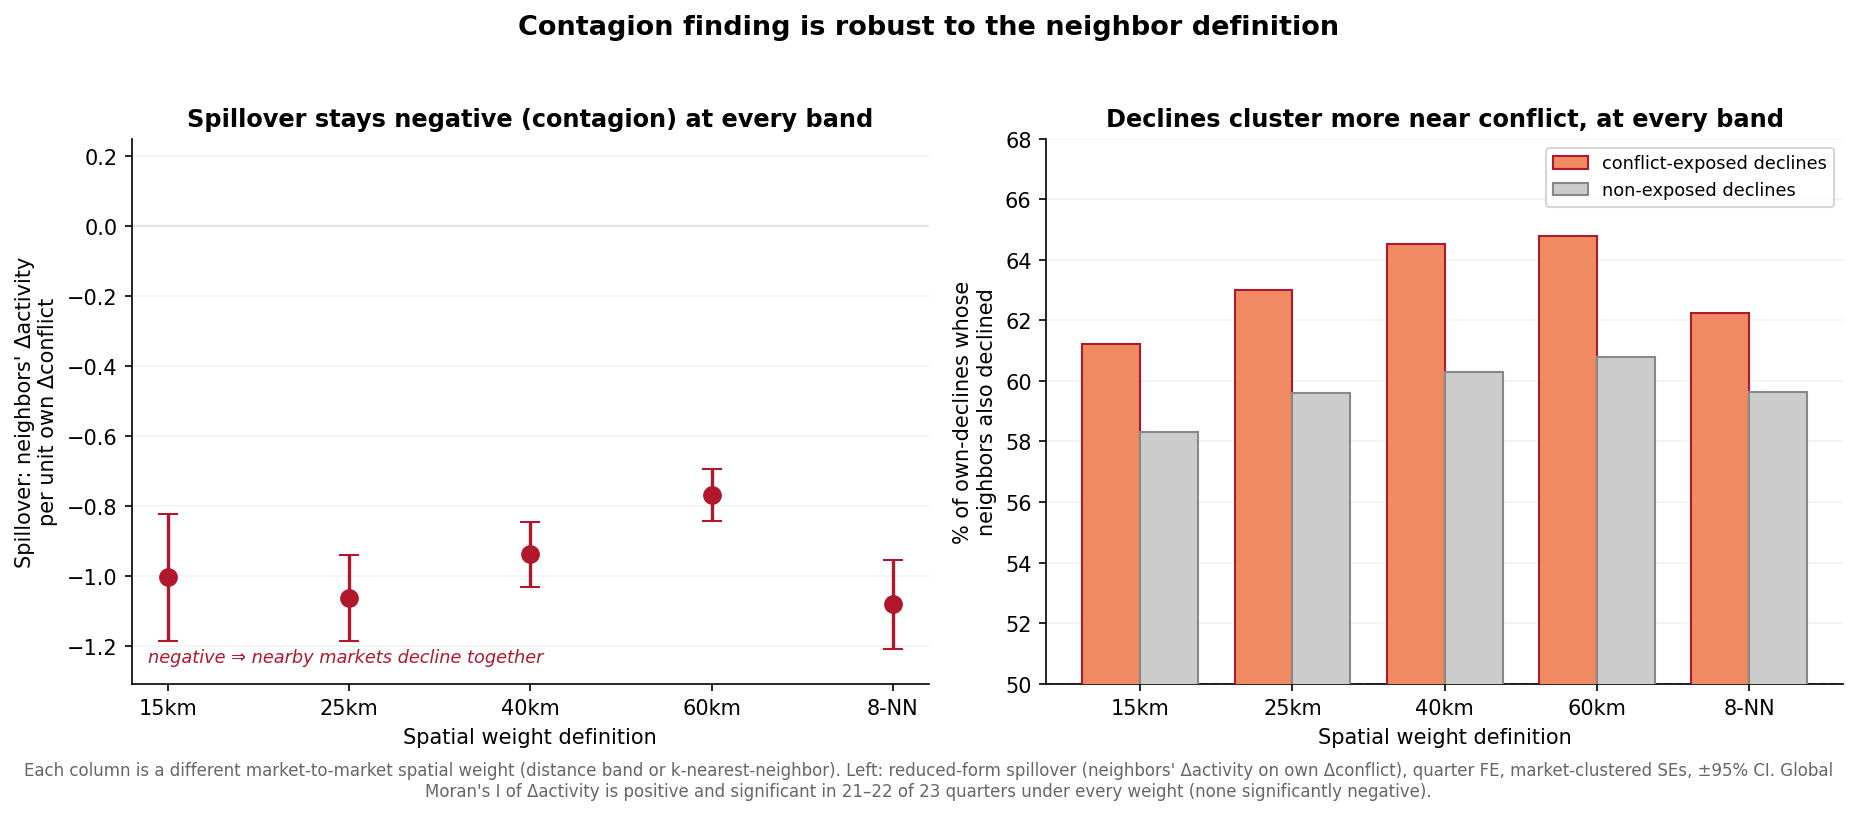

Write Python code to recreate this figure.
"""
Sensitivity of the contagion-vs-substitution finding to the spatial-weight
definition. Re-runs the three key diagnostics from spatial_autocorr.py across
several neighbor bands (15/25/40/60 km) and a k-nearest-neighbor alternative
(k=8, a different weight *structure*, robust to density variation):

  - mean global Moran's I of d_act and # quarters significantly positive;
  - spatial-spillover coefficient  Wd_act ~ d_conf  (contagion if < 0);
  - among own-declines, % of cases where neighbors also declined,
    conflict-exposed vs not.

If the sign/magnitude are stable across bands, the conclusion does not hinge on
the 40 km choice. Writes spatial_sensitivity.csv.
"""
import json

import numpy as np
import pandas as pd
import statsmodels.formula.api as smf
from scipy import sparse

N_PERM = 999
RNG = np.random.default_rng(42)
BANDS_KM = [15, 25, 40, 60]
KNN_K = 8

with open("ethiopia_market_activity.json", encoding="utf-8") as f:
    data = json.load(f)
quarters = data["quarters"]
qidx = {q: i for i, q in enumerate(quarters)}
ids = list(data["markets"].keys())
n = len(ids)
lat = np.array([data["markets"][m]["lat"] for m in ids])
lon = np.array([data["markets"][m]["lon"] for m in ids])

act = np.full((n, len(quarters)), np.nan)
conf = np.zeros((n, len(quarters)))
for i, m in enumerate(ids):
    md = data["markets"][m]
    for q, rec in md["q"].items():
        act[i, qidx[q]] = rec[0]
    for q, c in (md.get("conflict") or {}).items():
        conf[i, qidx[q]] = c[0]
d_act = np.full_like(act, np.nan); d_act[:, 1:] = act[:, 1:] - act[:, :-1]
d_conf = np.zeros_like(conf); d_conf[:, 1:] = conf[:, 1:] - conf[:, :-1]

def haversine_km(a1, o1, a2, o2):
    R = 6371.0088
    a1, o1, a2, o2 = map(np.radians, [a1, o1, a2, o2])
    dlat, dlon = a2 - a1, o2 - o1
    h = np.sin(dlat/2)**2 + np.cos(a1)*np.cos(a2)*np.sin(dlon/2)**2
    return 2 * R * np.arcsin(np.sqrt(h))

D = haversine_km(lat[:, None], lon[:, None], lat[None, :], lon[None, :])
np.fill_diagonal(D, np.inf)

def band_adj(km):
    return (D <= km).astype(float)

def knn_adj(k):
    A = np.zeros((n, n))
    order = np.argsort(D, axis=1)[:, :k]
    for i in range(n):
        A[i, order[i]] = 1.0
    return A

def rowstd_sparse(A):
    d = A.sum(1); d[d == 0] = 1
    return sparse.csr_matrix(A / d[:, None])

def neighbor_mean_dact(A):
    """Wd_act[i,t] = mean d_act over neighbors of i having data in t."""
    wd = np.full((n, len(quarters)), np.nan)
    for t in range(len(quarters)):
        have = ~np.isnan(d_act[:, t])
        dz = np.where(have, d_act[:, t], 0.0)
        s = A @ dz
        c = A @ have.astype(float)
        with np.errstate(invalid="ignore", divide="ignore"):
            wd[:, t] = np.where(c > 0, s / c, np.nan)
    return wd

def moran_summary(A):
    Wall = A
    n_pos = n_neg = 0
    Is = []
    for t in range(len(quarters)):
        avail = np.where(~np.isnan(d_act[:, t]))[0]
        if len(avail) < 30:
            continue
        sub = A[np.ix_(avail, avail)]
        keep = sub.sum(1) > 0
        avail = avail[keep]
        W = rowstd_sparse(A[np.ix_(avail, avail)])
        z = d_act[avail, t] - d_act[avail, t].mean()
        den = z @ z
        I = (z @ (W @ z)) / den
        perm = np.array([(zp := RNG.permutation(z)) @ (W @ zp) / den
                         for _ in range(N_PERM)])
        p = (1 + (perm >= I).sum()) / (N_PERM + 1) if I >= 0 else \
            (1 + (perm <= I).sum()) / (N_PERM + 1)
        Is.append(I)
        if p < 0.05 and I > 0: n_pos += 1
        if p < 0.05 and I < 0: n_neg += 1
    return np.mean(Is), n_pos, n_neg, len(Is)

def diagnostics(name, A):
    meanI, npos, nneg, nq = moran_summary(A)
    wd = neighbor_mean_dact(A)
    recs = []
    for t in range(len(quarters)):
        have = ~np.isnan(d_act[:, t]) & ~np.isnan(wd[:, t])
        for i in np.where(have)[0]:
            recs.append((ids[i], quarters[t], d_act[i, t], wd[i, t],
                         conf[i, t], d_conf[i, t]))
    p = pd.DataFrame(recs, columns=["market", "quarter", "d_act", "Wd_act",
                                    "conf", "d_conf"])
    res = smf.ols("Wd_act ~ d_conf + C(quarter)", data=p).fit(
        cov_type="cluster", cov_kwds={"groups": p["market"]})
    b, se, pv = res.params["d_conf"], res.bse["d_conf"], res.pvalues["d_conf"]
    como = smf.ols("d_act ~ Wd_act + C(quarter)", data=p).fit(
        cov_type="cluster", cov_kwds={"groups": p["market"]}).params["Wd_act"]
    dec = p[p.d_act < 0]
    sub_exp = (dec[dec.conf > 0].Wd_act < 0).mean()
    sub_non = (dec[dec.conf == 0].Wd_act < 0).mean()
    avgN = A.sum(1).mean()
    print(f"  {name:<8} nbrs~{avgN:4.1f}  meanMoranI={meanI:+.3f} "
          f"({npos}/{nq} sig+, {nneg} sig-)  spillover(Wd~dconf)={b:+.3f}"
          f" (se {se:.3f}, p {pv:.1e})  comove={como:+.3f}  "
          f"nbr-declined: conf {sub_exp*100:.1f}% vs non {sub_non*100:.1f}%")
    return {"weight": name, "avg_neighbors": avgN, "mean_moran_i": meanI,
            "n_quarters": nq, "n_sig_pos": npos, "n_sig_neg": nneg,
            "spillover_coef": b, "spillover_se": se, "spillover_p": pv,
            "comovement_slope": como,
            "pct_nbr_declined_conflict": sub_exp,
            "pct_nbr_declined_nonconf": sub_non}

print(f"{n} markets. Sensitivity of contagion result to spatial weight:\n")
rows = []
for km in BANDS_KM:
    rows.append(diagnostics(f"{km}km", band_adj(km)))
rows.append(diagnostics(f"{KNN_K}-NN", knn_adj(KNN_K)))

out = pd.DataFrame(rows)
out.to_csv("spatial_sensitivity.csv", index=False)
print("\nWrote spatial_sensitivity.csv")

# --- figure ------------------------------------------------------------------
import matplotlib.pyplot as plt

labels = out["weight"].tolist()
x = np.arange(len(labels))
fig, (axL, axR) = plt.subplots(1, 2, figsize=(12.5, 4.9))

# Panel A: spillover coefficient +/- 95% CI
ci = 1.96 * out["spillover_se"].to_numpy()
axL.axhline(0, color="#999", lw=1, zorder=1)
axL.errorbar(x, out["spillover_coef"], yerr=ci, fmt="o", color="#b2182b",
             ecolor="#b2182b", elinewidth=1.6, capsize=5, markersize=8, zorder=3)
axL.set_xticks(x); axL.set_xticklabels(labels)
axL.set_ylabel("Spillover: neighbors' Δactivity\nper unit own Δconflict", fontsize=10)
axL.set_xlabel("Spatial weight definition", fontsize=10)
axL.set_title("Spillover stays negative (contagion) at every band",
              fontsize=11.5, fontweight="bold")
axL.set_ylim(min(out["spillover_coef"] - ci) - 0.1, 0.25)
axL.grid(axis="y", color="#f2f2f2", zorder=0)
for sp in ("top", "right"):
    axL.spines[sp].set_visible(False)
axL.text(0.02, 0.04, "negative ⇒ nearby markets decline together",
         transform=axL.transAxes, fontsize=8.5, color="#b2182b", style="italic")

# Panel B: % neighbors also declined, conflict vs non
bw = 0.38
axR.bar(x - bw/2, out["pct_nbr_declined_conflict"] * 100, bw, color="#ef8a62",
        edgecolor="#b2182b", label="conflict-exposed declines", zorder=3)
axR.bar(x + bw/2, out["pct_nbr_declined_nonconf"] * 100, bw, color="#cccccc",
        edgecolor="#888", label="non-exposed declines", zorder=3)
axR.axhline(50, color="#999", lw=1, ls="--", zorder=2)
axR.set_xticks(x); axR.set_xticklabels(labels)
axR.set_ylim(50, 68)
axR.set_ylabel("% of own-declines whose\nneighbors also declined", fontsize=10)
axR.set_xlabel("Spatial weight definition", fontsize=10)
axR.set_title("Declines cluster more near conflict, at every band",
              fontsize=11.5, fontweight="bold")
axR.legend(fontsize=8.5, loc="upper right")
axR.grid(axis="y", color="#f2f2f2", zorder=0)
for sp in ("top", "right"):
    axR.spines[sp].set_visible(False)

fig.text(0.5, -0.03,
         "Each column is a different market-to-market spatial weight (distance band or k-nearest-neighbor). "
         "Left: reduced-form spillover (neighbors' Δactivity on own Δconflict), quarter FE, market-clustered "
         "SEs, ±95% CI. Global Moran's I of Δactivity is positive and significant in 21–22 of 23 quarters "
         "under every weight (none significantly negative).",
         ha="center", fontsize=8, color="#666", wrap=True)
fig.suptitle("Contagion finding is robust to the neighbor definition",
             fontsize=13, fontweight="bold", y=1.03)
fig.tight_layout()
fig.savefig("spatial_sensitivity.png", dpi=150, bbox_inches="tight", facecolor="white")
print("Wrote spatial_sensitivity.png")
print("\nAll weights: Moran's I positive & significant every quarter, spillover "
      "coefficient negative (contagion), and neighbors of conflict-exposed\n"
      "declines are more likely to decline than for non-exposed declines "
      "-> conclusion is robust to the neighbor definition.")
